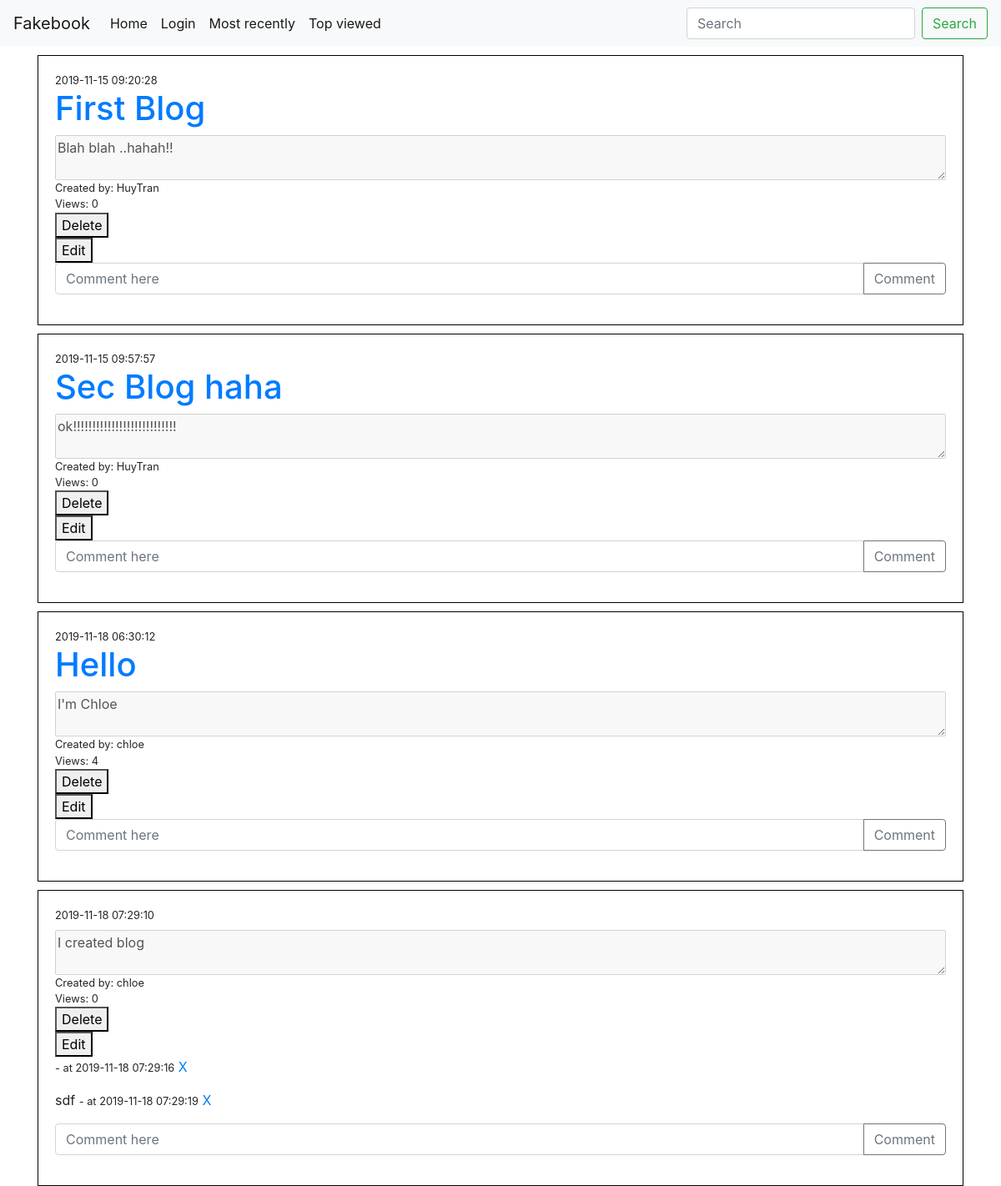
The page / on the database its author committed.
### app.py (models this page shows)
class Blog(db.Model):
    id = db.Column(db.Integer, primary_key = True)
    title = db.Column(db.String(200),nullable= False)
    body =  db.Column(db.String,nullable= False)
    author = db.Column(db.String,nullable = False)
    created_on = db.Column(db.DateTime, server_default=db.func.now())
    updated_on = db.Column(db.DateTime, server_default=db.func.now(), server_onupdate=db.func.now())
    user_id = db.Column(db.String,nullable = False)
    view_count = db.Column(db.Integer, default=0)

class Comment(db.Model):
    id = db.Column(db.Integer, primary_key = True)
    body =  db.Column(db.String,nullable= False)
    user_id = db.Column(db.String,nullable = False)
    blog_id = db.Column(db.String,nullable = False)
    created_on = db.Column(db.DateTime, server_default=db.func.now())
    updated_on = db.Column(db.DateTime, server_default=db.func.now(), server_onupdate=db.func.now())

### app.py (the view)
@app.route('/',methods=["GET","POST"])
def home():
    posts = Blog.query.all()
    filter = request.args.get('filter')
    for post in posts:
        post.comments = Comment.query.filter_by(blog_id = post.id).all()
    if filter == 'most-recently':
        posts = Blog.query.order_by(Blog.created_on.desc()).all()
    if filter == 'top-viewed':
        posts = Blog.query.order_by(Blog.view_count.desc()).all()
    return render_template('/index.html',posts = posts, ref = 'home')

### templates/index.html (shortened to what this page needs)
{% extends './base.html' %}
{% block content %}
<div class="container">
  {% include './views/listposts.html' %}
</div>
{% endblock %}

### templates/base.html (shortened to what this page needs)
<!DOCTYPE html>
<html lang="en">
<head>
    <link rel="stylesheet" href="https://stackpath.bootstrapcdn.com/bootstrap/4.3.1/css/bootstrap.min.css"
>
    <link rel="stylesheet" href="../static/styles.css">
</head>
<body>
        {% include './views/navbar.html' %}
        {% block content %}{% endblock %}
</body>
</html>

### templates/views/navbar.html (shortened to what this page needs)
<nav class="navbar navbar-expand-lg navbar-light bg-light">
    <a class="navbar-brand" href="{{url_for('home')}}">Fakebook</a>
    <div class="collapse navbar-collapse" id="navbarSupportedContent">
        <ul class="navbar-nav mr-auto">
            <li class="nav-item active">
                <a class="nav-link" href="/">Home <span class="sr-only">(current)</span></a>
            </li>
            {% if current_user.is_anonymous %}
            <li class="nav-item active">
                <a class="nav-link" href="/login">Login</a>
            </li>
            {% endif %}
            <li class="nav-item active">
                <a class="nav-link" href="{{url_for('home', filter='most-recently')}}">Most recently<span class="sr-only">(current)</span></a>
            </li>
            <li class="nav-item active">
                <a class="nav-link" href="{{url_for('home', filter='top-viewed')}}">Top viewed<span class="sr-only">(current)</span></a>
            </li>
        </ul>
        <form class="form-inline my-2 my-lg-0">
            <input class="form-control mr-sm-2" type="search" placeholder="Search" aria-label="Search">
            <button class="btn btn-outline-success my-2 my-sm-0" type="submit">Search</button>
        </form>
    </div>
</nav>

### templates/views/listposts.html
{% for post in posts %}
{% include './views/_post.html' %}
{% endfor %}

### templates/views/_post.html (shortened to what this page needs)
<div class='box'>
    <small>{{post.created_on}}</small>
    <h1><a href="{{url_for('view_post', id= post.id)}}">{{post.title}}</a></h1>
    <textarea disabled>{{post.body}}</textarea>
    <small>Created by: {{post.author}}</small>
    <small> Views: {{post.view_count}} </small>
    <form action="{{url_for('delete_blog',b=post.id)}}">
        <button type="submit">Delete</button>
    </form>
    <form  action="{{url_for('edit_post',id=post.id)}}">
        <button type="submit">Edit</button>
    </form>
    {% for comment in post.comments %}
    <p>
        {{ comment.body }} <small> - at {{comment.created_on}}</small>
        <a href="{{url_for('delete_comment',id = post.id, id_comment = comment.id, ref =ref)}}">X</a>
    </p>
    {% endfor %}
    <form class="input-group mb-3" method="POST" action="{{url_for('create_comment', id = post.id, ref=ref)}}">
        <input name="body" type="text" class="form-control" placeholder="Comment here" aria-label="Recipient's username"
            aria-describedby="button-addon2">
        <div class="input-group-append">
            <button class="btn btn-outline-secondary" type="submit" id="button-addon2">Comment</button>
        </div>
    </form>
</div>

### static/styles.css (style rules this page uses)
.box { height: auto; width: 100%; display: flex; flex-direction: column; border: solid 1px black; padding: 20px; margin-top: 10px; }

### rows shown on the page
Blog: created_on "2019-11-15 09:20:28", title "First Blog", body "Blah blah ..hahah!!", author "HuyTran", view_count "0"
Blog: created_on "2019-11-15 09:57:57", title "Sec Blog haha", body "ok!!!!!!!!!!!!!!!!!!!!!!!!!!!", author "HuyTran", view_count "0"
Blog: created_on "2019-11-18 06:30:12", title "Hello", body "I'm Chloe", author "chloe", view_count "4"
Blog: created_on "2019-11-18 07:29:10", body "I created blog", author "chloe", view_count "0"
Comment: created_on "2019-11-18 07:29:16"
Comment: body "sdf", created_on "2019-11-18 07:29:19"
